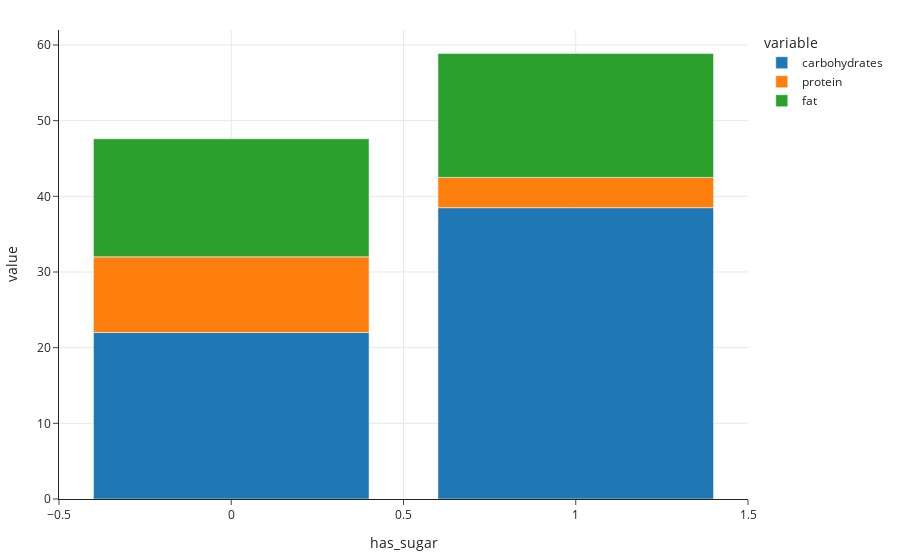

The notebook cell saved with this chart:
### Markdown cell above
<b>Carbs vs Sugar?</b>

### Code cell
# determine weather or not the ingredients contain sugar
sug_df = (
        df.assign(has_sugar=
        df['ingredients']
                  .apply(lambda s: np.array(['sugar' in ing for ing in s]).sum() > 1)
                  .astype(int)
                )
        )
sug_df = (sug_df.groupby('has_sugar')
                .agg({
                        'calories': 'median',
                        'carbohydrates': 'median',
                        'protein': 'median',
                        'fat': 'median',
                        'sugar': 'median'
                }))
# display_df(sug_df)

# the follwing shows the buildup for recipes with and without sugar as one of the ingredients
sugar_calorie_make_up_fig = px.bar(sug_df, y=['carbohydrates', 'protein', 'fat'])

sugar_calorie_make_up_fig.show()

### Figure 1 — Plotly figure (JSON) as saved in the notebook; plotly's stock layout.template omitted (floating-point values rounded to 4 significant figures)
{"data": [{"alignmentgroup": "True", "hovertemplate": "variable=carbohydrates<br>has_sugar=%{x}<br>value=%{y}<extra></extra>", "legendgroup": "carbohydrates", "marker": {"color": "#1F77B4", "pattern": {"shape": ""}}, "name": "carbohydrates", "offsetgroup": "carbohydrates", "orientation": "v", "showlegend": true, "textposition": "auto", "type": "bar", "x": [0, 1], "xaxis": "x", "y": [22, 38.5], "yaxis": "y"}, {"alignmentgroup": "True", "hovertemplate": "variable=protein<br>has_sugar=%{x}<br>value=%{y}<extra></extra>", "legendgroup": "protein", "marker": {"color": "#FF7F0E", "pattern": {"shape": ""}}, "name": "protein", "offsetgroup": "protein", "orientation": "v", "showlegend": true, "textposition": "auto", "type": "bar", "x": [0, 1], "xaxis": "x", "y": [10, 4], "yaxis": "y"}, {"alignmentgroup": "True", "hovertemplate": "variable=fat<br>has_sugar=%{x}<br>value=%{y}<extra></extra>", "legendgroup": "fat", "marker": {"color": "#2CA02C", "pattern": {"shape": ""}}, "name": "fat", "offsetgroup": "fat", "orientation": "v", "showlegend": true, "textposition": "auto", "type": "bar", "x": [0, 1], "xaxis": "x", "y": [15.6, 16.38], "yaxis": "y"}], "layout": {"autosize": true, "barmode": "relative", "legend": {"title": {"text": "variable"}, "tracegroupgap": 0}, "xaxis": {"anchor": "y", "autorange": true, "domain": [0, 1], "range": [-0.5, 1.5], "title": {"text": "has_sugar"}, "type": "linear"}, "yaxis": {"anchor": "x", "autorange": true, "domain": [0, 1], "range": [0, 61.98], "title": {"text": "value"}, "type": "linear"}}}
